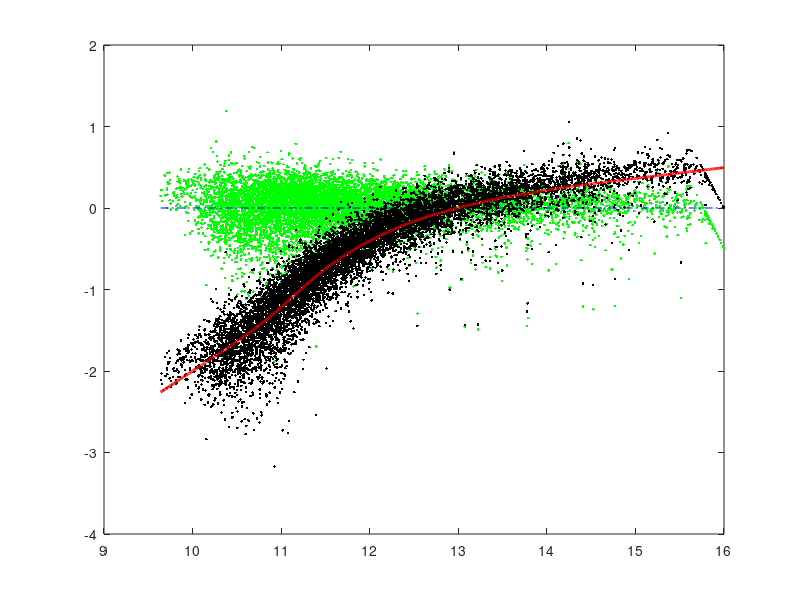
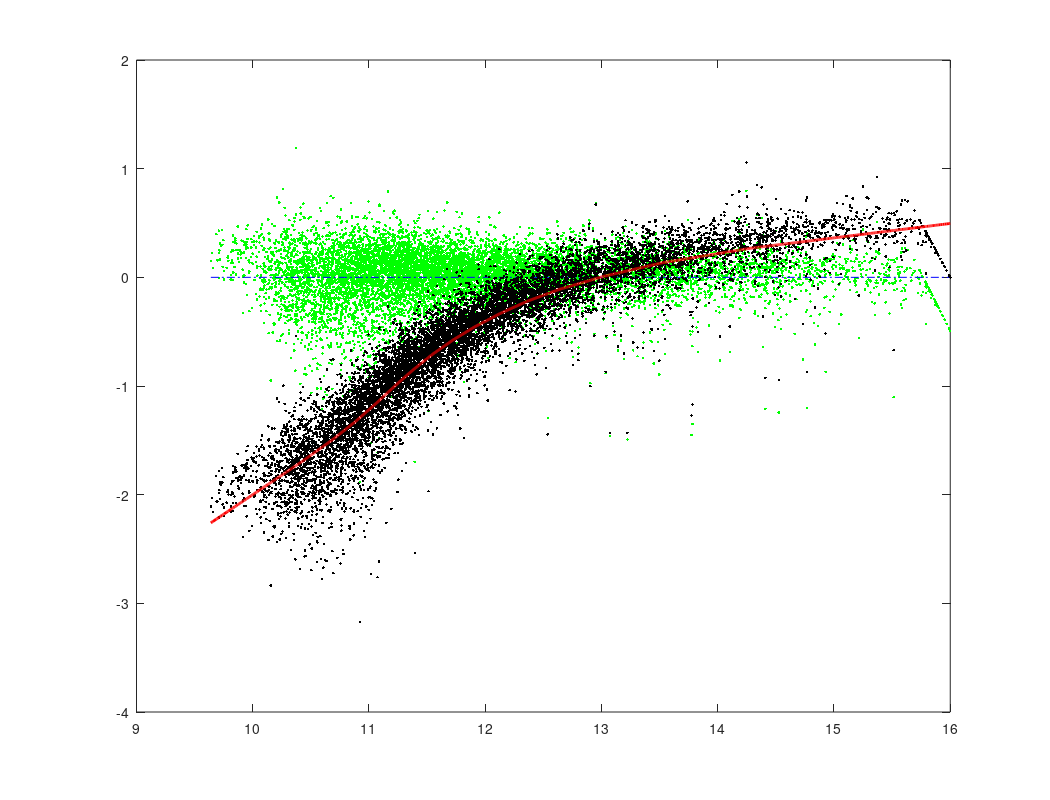

MATLAB code to generate these figures, in order:
Data = load('LoessLamesJaunes.txt');

M = Data(:, 1);
A = Data(:, 2)/2;
Loess = Data(:, 3);
Residu = Data(:, 4);

figure(1)
plot(A, Residu, '.g', [min(A) max(A)], [0 0], 'b-.', ...
   A, M, '.k', A, Loess, 'r-', 'MarkerSize', 10, 'LineWidth', 2)

saveas(1, 'LoessLamesJaunes.fig', 'fig')
orient landscape
saveas(1, 'LoessLamesJaunes.eps', 'epsc')
